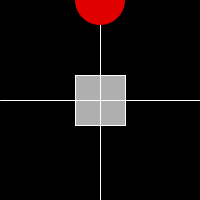
Frame 1 (no input)
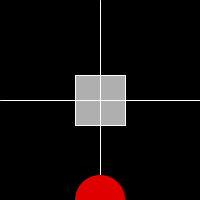
Frame 60 (the mouse pressed at the canvas centre just before this capture)
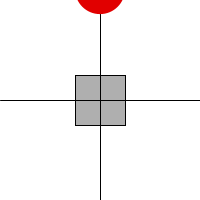
Frame 120 (the mouse held since frame 60 and released just before this capture)

The Processing sketch that drew these frames (run headless with seeded random() and noise(); from frame 60 on, the mouse is pressed at the canvas centre):

// Processing sketch: processing_95856
// ── processing_95856.pde

boolean button = false;
int x1=75;  // X1 name given so that the various integers did not get mixed up
int y2=75;  // Y2 name given so that the various integers did not get mixed up
int w=50;
int h=50;

float x = 100; //  x location of square
float y = 0;  //  Y location of square

float speed = 10;  // Speed of Circle
float gravity = 0.95; // A new variable for gravity (acceleration)


void setup() {
  size(200, 200);  // Size of screen
}


void draw() {
  //  The button is pressed if (mouseX, mouseY) is inside the rectangle and mousePressed is true
  if (mouseX > x1 && mouseX < x1+w && mouseY < y2+h && mousePressed) {
   button = true;
  } else {
   button = false; 
   
  }
  if (button) {
    // if button is true carry out this code
    background(255, 255, 255);  // Background is white when button is pressed
    stroke(0);  // Lines are black when button is pressed
  } else {
    //  If button is false carry out this code
    background(0,0,0);  // Background is black
    stroke(255);  // Lines are black 
  }
  fill (175);  // Square is grey
  rect(x1,y2,w,h);
  line(100,0,100,200);  // Box size
  line(0,100,200,100);
  // Fill a black colour
  noStroke();
  fill(225, 0, 0);
  ellipse(x, y, w, h);

  y = y + speed;  // Add speed to location

  speed = speed + gravity;  // Add gravity to speed

  // if the circle reaches the bottom, reverse speed
  if (y > height) {
    y = height;
    speed = speed * -0.95; // dampening; multiplying by -0.95 slows the circle down each time it bounces

    if (mouseX < 100 && mouseY < 100) {
      fill (255, 0, 0);  // square colour red
      rect(0, 0, 100, 100);  // Square location
    } 
    else if (mouseX < 100 && mouseY < 100) {
      fill (0, 255, 0);  // Square green
      rect (100, 0, 100, 100);
    } 
    else if (mouseX > 100 && mouseY < 100) {
      fill (0, 0, 255);  // Square Blue
      rect (100, 0, 100, 100);
    } 
    else if (mouseX < 100 && mouseY > 100) {
      fill(255, 0, 255);  // Square pink
      rect (0, 100, 100, 100);
    } 
    else if (mouseX > 100 && mouseY > 100) {
      rect (100, 100, 100, 100);
      fill (255, 55, 55);
    }
  }
}
